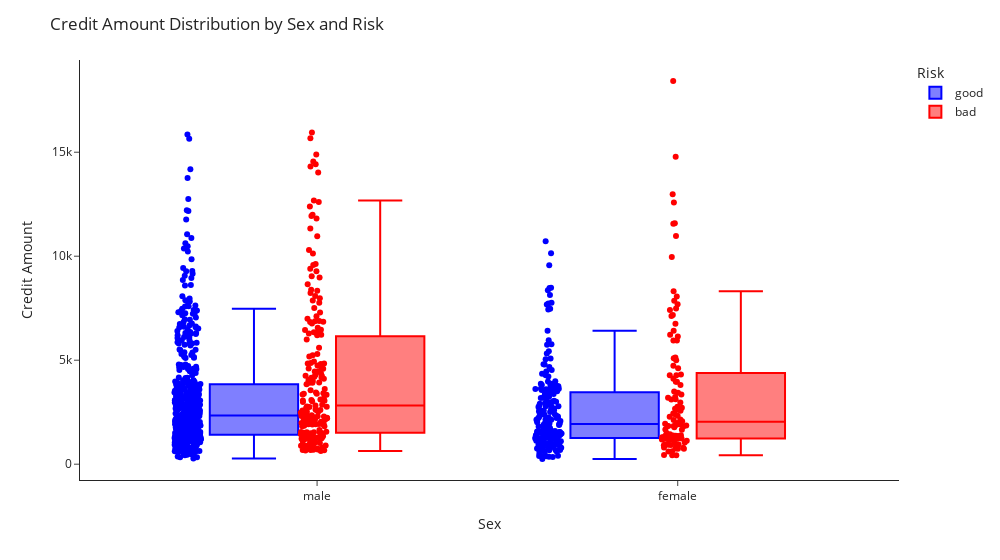

Notebook source saved alongside this figure:
### Code cell
# Create a grouped box plot
fig = px.box(df_credit, x='Sex', y='Credit amount', color='Risk', points='all',
             category_orders={'Sex': ['male', 'female'], 'Risk': ['good', 'bad']}, 
             color_discrete_map={'good':'blue', 'bad':'red'})

# Update layout
fig.update_layout(title='Credit Amount Distribution by Sex and Risk',
                  xaxis_title='Sex',
                  yaxis_title='Credit Amount',
                  legend_title='Risk',
                  boxmode='group',
                  width=1000,
                  template="simple_white")

# Show the plot
fig.show()

### Figure 1 — Plotly figure (JSON) as saved in the notebook; plotly's stock layout.template omitted (floating-point values rounded to 4 significant figures; data arrays with more than 128 entries replaced by an {"elided": "..."} marker saying what was removed)
{"data": [{"alignmentgroup": "True", "boxpoints": "all", "hovertemplate": "Risk=good<br>Sex=%{x}<br>Credit amount=%{y}<extra></extra>", "legendgroup": "good", "marker": {"color": "blue"}, "name": "good", "notched": false, "offsetgroup": "good", "orientation": "v", "showlegend": true, "type": "box", "x": {"elided": "700 str values"}, "x0": " ", "xaxis": "x", "y": {"elided": "700 int values"}, "y0": " ", "yaxis": "y"}, {"alignmentgroup": "True", "boxpoints": "all", "hovertemplate": "Risk=bad<br>Sex=%{x}<br>Credit amount=%{y}<extra></extra>", "legendgroup": "bad", "marker": {"color": "red"}, "name": "bad", "notched": false, "offsetgroup": "bad", "orientation": "v", "showlegend": true, "type": "box", "x": {"elided": "300 str values"}, "x0": " ", "xaxis": "x", "y": {"elided": "300 int values"}, "y0": " ", "yaxis": "y"}], "layout": {"boxmode": "group", "legend": {"title": {"text": "Risk"}, "tracegroupgap": 0}, "margin": {"t": 60}, "title": {"text": "Credit Amount Distribution by Sex and Risk"}, "width": 1000, "xaxis": {"anchor": "y", "categoryarray": ["male", "female"], "categoryorder": "array", "domain": [0, 1], "title": {"text": "Sex"}}, "yaxis": {"anchor": "x", "domain": [0, 1], "title": {"text": "Credit Amount"}}}}
